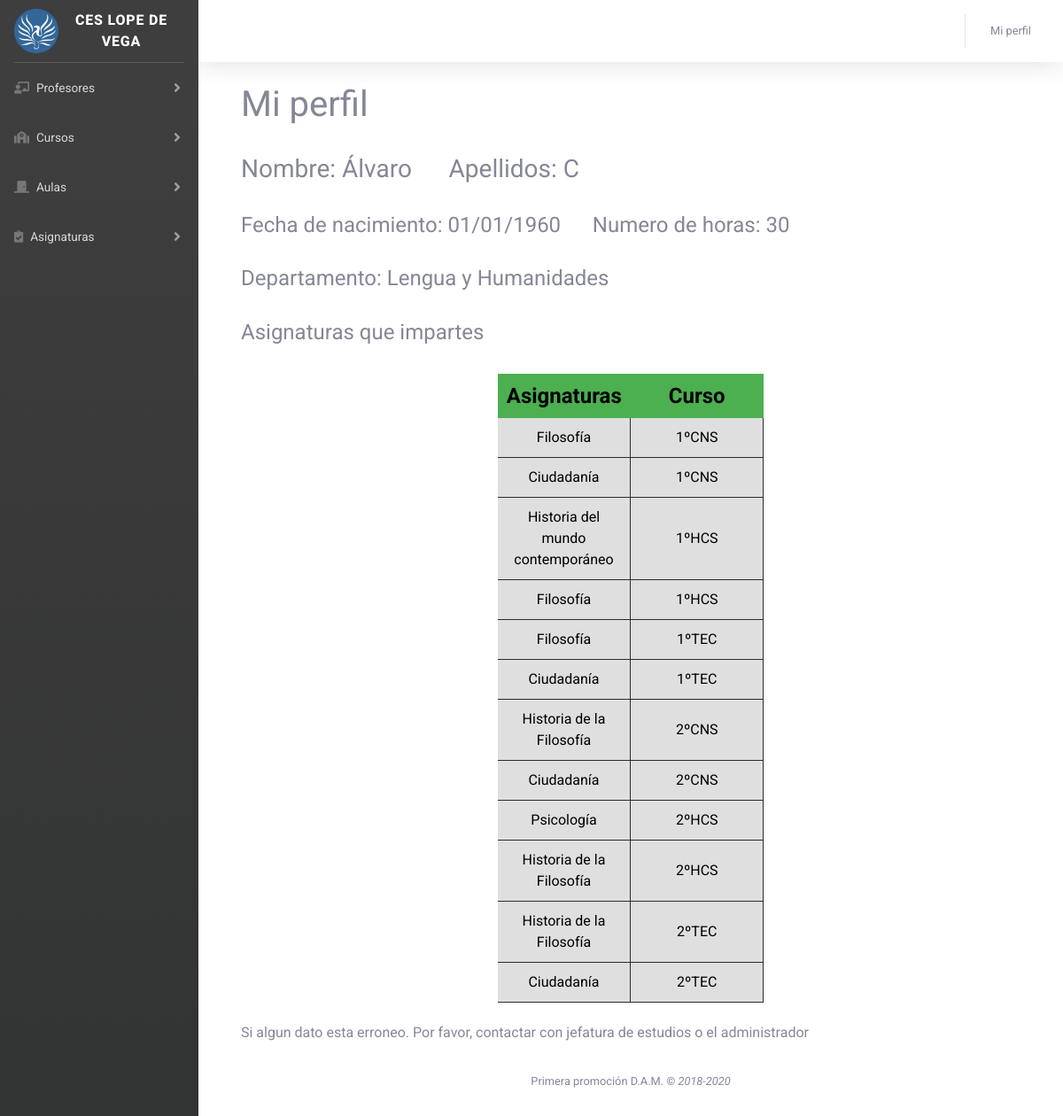
Page /perfil.php (signed in) on the committed database.
### tables this page shows
CREATE TABLE `profesores` (
  `Id` int(11) NOT NULL,
  `DNI` varchar(255) DEFAULT NULL,
  `Nombre` varchar(255) DEFAULT NULL,
  `Apellidos` varchar(255) DEFAULT NULL,
  `Fecha_de_nacimiento` datetime DEFAULT NULL,
  `Numero_de_horas` int(11) DEFAULT NULL,
  `Cod_Departamento` int(11) DEFAULT 0,
  `usuario` varchar(255) NOT NULL,
  `contrasena` longtext NOT NULL
);

CREATE TABLE `departamento` (
  `Id` int(11) NOT NULL,
  `Nombre_del_departamento` varchar(255) DEFAULT NULL,
  `Jefe_departamento` int(11) DEFAULT 0
);

CREATE TABLE `asignatura` (
  `Id` int(11) NOT NULL,
  `Nombre_de_la_asignatura` varchar(255) DEFAULT NULL,
  `Numero de horas` int(11) DEFAULT NULL,
  `Dual` tinyint(1) DEFAULT NULL,
  `Optativa` tinyint(1) DEFAULT 0,
  `Cod_curso` int(11) DEFAULT 0
);

CREATE TABLE `cursos` (
  `Id` int(11) NOT NULL,
  `Curso` int(11) DEFAULT NULL,
  `Nombre` varchar(255) DEFAULT NULL,
  `Enseñana` varchar(255) DEFAULT NULL,
  `Horario` varchar(255) DEFAULT NULL,
  `Delegado` varchar(255) DEFAULT NULL,
  `Subdelegado` varchar(255) DEFAULT NULL,
  `Aula_Principal` int(11) DEFAULT 0,
  `Tutor` int(11) DEFAULT 0
);

### perfil.php (the view, shortened to what this page needs)
<!DOCTYPE html>
<html lang="es">
<head>
  <link href="vendor/fontawesome-free/css/all.min.css" rel="stylesheet" type="text/css">
  <link href="css/sb-admin-2.css" rel="stylesheet">
  <link  href="css/miCss.css" rel="stylesheet" type="text/css">
    <link  href="css/cssHorario.css" rel="stylesheet" type="text/css">
</head>
<body id="page-top">
  <div id="wrapper">
    <ul class="navbar-nav bg-gradient-primary sidebar sidebar-dark accordion" id="accordionSidebar">
      <a class="sidebar-brand d-flex align-items-center justify-content-center" href="menu.php">
          <img src="img/logoLope.png" class="logo">
        <div class="sidebar-brand-text mx-3">CES Lope de Vega</div>
      </a>
      <hr class="sidebar-divider my-0">
      <li class="nav-item">
        <a class="nav-link collapsed" href="#" data-toggle="collapse" data-target="#collapseTwo" aria-expanded="true" aria-controls="collapseTwo">
          <i class="fas fa-chalkboard-teacher"></i>
          <span class="indice">Profesores</span>
        </a>
      </li>
      <li class="nav-item">
        <a class="nav-link collapsed" href="#" data-toggle="collapse" data-target="#collapseThree" aria-expanded="true" aria-controls="collapseTwo">
          <i class="fas fa-school"></i>
          <span class="indice">Cursos</span>
        </a>
      </li>
      <li class="nav-item">
        <a class="nav-link collapsed" href="#" data-toggle="collapse" data-target="#collapseFour" aria-expanded="true" aria-controls="collapseTwo">
          <i class="fas fa-door-closed"></i>
          <span class="indice">Aulas</span>
        </a>
      </li>
      <li class="nav-item">
        <a class="nav-link collapsed" href="#" data-toggle="collapse" data-target="#collapseSix" aria-expanded="true" aria-controls="collapseSix">
          <i class="fas fa-clipboard-check"></i>
          <span class="indice">Asignaturas</span>
        </a>
      </li>
    </ul>
    <div id="content-wrapper" class="d-flex flex-column">
      <div id="content">
        <nav class="navbar navbar-expand navbar-light bg-white topbar mb-4 static-top shadow">
          <ul class="navbar-nav ml-auto">
            <li class="nav-item dropdown no-arrow">
              <a class="nav-link dropdown-toggle" href="#" id="userDropdown" role="button" data-toggle="dropdown" aria-haspopup="true" aria-expanded="false">
                <span class="mr-2 d-none d-lg-inline text-gray-600 small">Mi perfil</span>
              </a>
            </li>
          </ul>
        </nav>
        <div class="container-fluid">
        <div class="container-fluid">
            <h1>Mi perfil</h1>
            <br>
            <?php
            include 'php/conexion.php';
            $usuario=$_SESSION["nombre_usuario"]["name"];
                $sql1 = 'SELECT PROFESORES.Nombre AS Nombre, PROFESORES.Apellidos, PROFESORES.Fecha_de_nacimiento, PROFESORES.Numero_de_horas, DEPARTAMENTO.Nombre_del_departamento FROM (DEPARTAMENTO INNER JOIN PROFESORES ON DEPARTAMENTO.Id = PROFESORES.Cod_Departamento)  WHERE PROFESORES.usuario= "'.$usuario.'"';
                $resultado1 = $conn->query($sql1);
                if ($resultado1->num_rows > 0)
                {
                    while ($fila=$resultado1->fetch_assoc()) {
                        $date = date('d/m/Y', strtotime($fila['Fecha_de_nacimiento']));
                        echo "<h3> Nombre: ".$fila['Nombre']." &nbsp;&nbsp;&nbsp;&nbsp; Apellidos: ".$fila['Apellidos'];
                        echo "</h3><br>";
                        echo "<h4> Fecha de nacimiento: ".$date." &nbsp;&nbsp;&nbsp;&nbsp; Numero de horas: ".$fila['Numero_de_horas']."</h4><br>";
                        echo "<h4>Departamento: ".$fila['Nombre_del_departamento'];
                    }
                }
                    echo "</h4><br>";
                    echo "<h4>Asignaturas que impartes</h4><br>";
                $sql3='SELECT ASIGNATURA.Nombre_de_la_asignatura, CURSOS.Curso, CURSOS.Nombre FROM PROFESORES INNER JOIN ((CURSOS INNER JOIN ASIGNATURA ON CURSOS.Id = ASIGNATURA.Cod_curso) INNER JOIN Rel_Prof_Asig ON ASIGNATURA.Id = Rel_Prof_Asig.Cod_Asig) ON PROFESORES.Id = Rel_Prof_Asig.Cod_Prof WHERE profesores.usuario="'.$usuario.'"';
                $resultado3 = $conn->query($sql3);
                if ($resultado3->num_rows > 0)
                {
                    echo "<center><table><tr><th>Asignaturas</th><th>Curso</th></tr>";
                    while ($fila=$resultado3->fetch_assoc()) {
                        echo "<tr><td>".$fila["Nombre_de_la_asignatura"]."</td><td>".$fila["Curso"]."º".$fila["Nombre"]."</td></tr>";
                    }
                    echo"</table></center>";
                }
            ?>
            <br>
            <h6>Si algun dato esta erroneo. Por favor, contactar con jefatura de estudios o el administrador</h6>
        </div>
      </div>
      <footer class="sticky-footer bg-white">
        <div class="container my-auto">
          <div class="copyright text-center my-auto">
            <span>Primera promoción D.A.M. &copy; <i>2018-2020</i></span>
          </div>
        </div>
      </footer>
    </div>
  </div>
</body>
</html>

### css/miCss.css (style rules this page uses)
.logo { width: 50px; height: 50px; }
.nav-item .indice { font-size: 20px; }
* { font-family: 'Roboto', sans-serif; }

### css/cssHorario.css (style rules this page uses)
th { height: 50px; font-size: 18pt; background-color: #4CAF50; color: black; }
th { text-align: center; }
td { padding: 10px; border-right: 1px solid rgb(43, 43, 43); border-bottom: 1px solid rgb(43, 43, 43); width: 150px; background-color: #dfdfdf; text-align: center; color: black; }
* { font-family: 'Roboto', sans-serif; }

### rows in the picture
profesores: Nombre "Álvaro", Apellidos "C", Fecha_de_nacimiento "01/01/1960", Numero_de_horas "30", Cod_Departamento.Nombre_del_departamento "Lengua y Humanidades"
asignatura: Nombre_de_la_asignatura "Filosofía", Cod_curso.Curso "1", Cod_curso.Nombre "CNS"
asignatura: Nombre_de_la_asignatura "Ciudadanía", Cod_curso.Curso "1", Cod_curso.Nombre "CNS"
asignatura: Nombre_de_la_asignatura "Historia del mundo contemporáneo", Cod_curso.Curso "1", Cod_curso.Nombre "HCS"
asignatura: Nombre_de_la_asignatura "Filosofía", Cod_curso.Curso "1", Cod_curso.Nombre "HCS"
asignatura: Nombre_de_la_asignatura "Filosofía", Cod_curso.Curso "1", Cod_curso.Nombre "TEC"
asignatura: Nombre_de_la_asignatura "Ciudadanía", Cod_curso.Curso "1", Cod_curso.Nombre "TEC"
asignatura: Nombre_de_la_asignatura "Historia de la Filosofía", Cod_curso.Curso "2", Cod_curso.Nombre "CNS"
asignatura: Nombre_de_la_asignatura "Ciudadanía", Cod_curso.Curso "2", Cod_curso.Nombre "CNS"
asignatura: Nombre_de_la_asignatura "Psicología", Cod_curso.Curso "2", Cod_curso.Nombre "HCS"
asignatura: Nombre_de_la_asignatura "Historia de la Filosofía", Cod_curso.Curso "2", Cod_curso.Nombre "HCS"
asignatura: Nombre_de_la_asignatura "Historia de la Filosofía", Cod_curso.Curso "2", Cod_curso.Nombre "TEC"
asignatura: Nombre_de_la_asignatura "Ciudadanía", Cod_curso.Curso "2", Cod_curso.Nombre "TEC"
